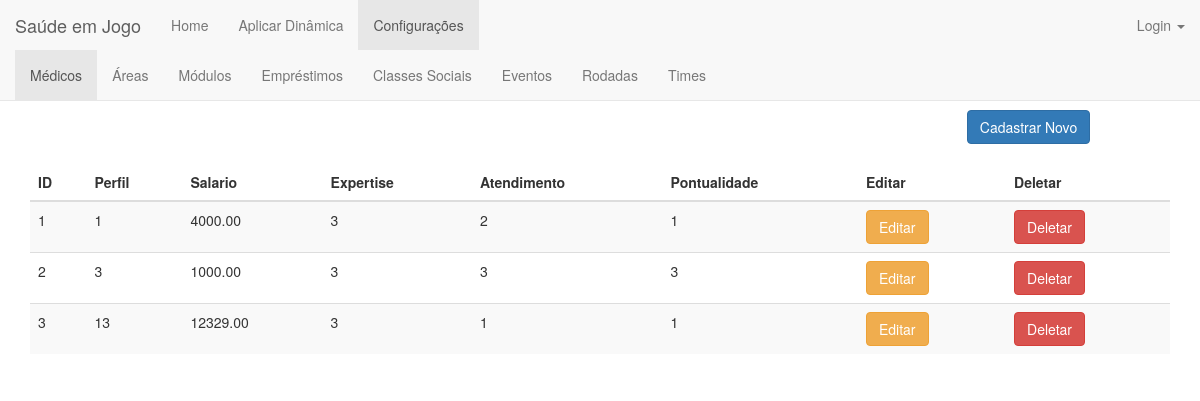
/medico/, run on the app's committed database.
### jogo/models.py (models this page shows)
class Medico(models.Model):
    classificacao = ((1,'1'),(2,'2'),(3,'3'))
    perfil = models.IntegerField(validators=[MinValueValidator(1)], unique=True)
    salario = models.FloatField(validators=[MinValueValidator(0.0)])
    expertise = models.IntegerField(default=1, choices=classificacao)
    atendimento = models.IntegerField(default=1, choices=classificacao)
    pontualidade = models.IntegerField(default=1, choices=classificacao)

### jogo/views.py (the view)
# urls.py: url(r'^medico/$', views.medico_index, name='medico_index'),
def medico_index(request):
    medicos = Medico.objects.order_by('perfil')
    return render(request, 'medico/medico_index.html', {'medicos':medicos})

### jogo/templates/medico/medico_index.html (shortened to what this page needs)
{% extends 'jogo/base_configuracoes.html' %}
{% load staticfiles %}
{% block medico %}class="active"{% endblock %}
{% block body %}
    <div class="container">
        <center><h1>Médicos</h1></center>
        <div align="right" style="margin-right: 7%">
            <a href="{% url 'jogo:medico_new' %}"><button type="submit" class="btn btn-primary">Cadastrar Novo</button></a>
        </div>
        <br>
        <table class="table table-striped">
        <thead>
            <tr>
                <th>ID</th>
                <th>Perfil</th>
                <th>Salario</th>
                <th>Expertise</th>
                <th>Atendimento</th>
                <th>Pontualidade</th>
                <th>Editar</th>
                <th>Deletar</th>
            </tr>
        </thead>
        <tbody>
            {% for medico in medicos %}
                <tr>
                    <td>{{medico.id}}</td>
                    <td>{{medico.perfil}}</td>
                    <td>{{medico.salario | floatformat:2}}</td>
                    <td>{{medico.expertise}}</td>
                    <td>{{medico.atendimento}}</td>
                    <td>{{medico.pontualidade}}</td>
                    <td><a href="{% url 'jogo:medico_edit' medico.id %}"><button type="button" class="btn btn-warning">Editar</button></a></td>
                    <td><a href="{% url 'jogo:medico_delete' medico.id %}"><button type="button" class="btn btn-danger">Deletar</button></a></td>
                </tr>
            {% endfor %}
        </tbody>
        </table>
    </div>
{% endblock body %}

### data on the page
Medico: id "1", perfil "1", salario "4000.00", expertise "3", atendimento "2", pontualidade "1"
Medico: id "2", perfil "3", salario "1000.00", expertise "3", atendimento "3", pontualidade "3"
Medico: id "3", perfil "13", salario "12329.00", expertise "3", atendimento "1", pontualidade "1"
